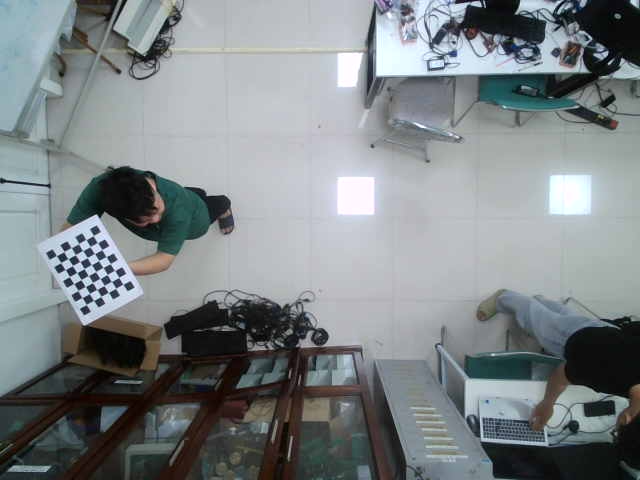
#> input picture calib_cam1/img0.png, 640 x 480 px, given in place of the camera
$ python track_bar.py
#> lines starting #> are read from the running program, lines starting #| are printed output that depends on the picture; after the words box and inside, x2 and y2 are one past the last pixel; in counts of white or black regions, pixels touching at a corner belong together
import time
import numpy as np
import cv2


cap=cv2.VideoCapture(2)

def nothing(x):
    pass
cv2.namedWindow("Trackbars")
cv2.createTrackbar("L - H", "Trackbars", 0, 179, nothing)
#> slider 'L - H' is set to 35
cv2.createTrackbar("L - S", "Trackbars", 0, 255, nothing)
#> slider 'L - S' is set to 51
cv2.createTrackbar("L - V", "Trackbars", 0, 255, nothing)
#> slider 'L - V' is set to 51
cv2.createTrackbar("U - H", "Trackbars", 179, 179, nothing)
cv2.createTrackbar("U - S", "Trackbars", 255, 255, nothing)
cv2.createTrackbar("U - V", "Trackbars", 255, 255, nothing)

while True:
    ret,frame=cap.read()
#> frame is the input picture: shape (480, 640, 3); mean B, G, R 134.7, 132.2, 126
    frame=cv2.resize(frame,(1280,720))
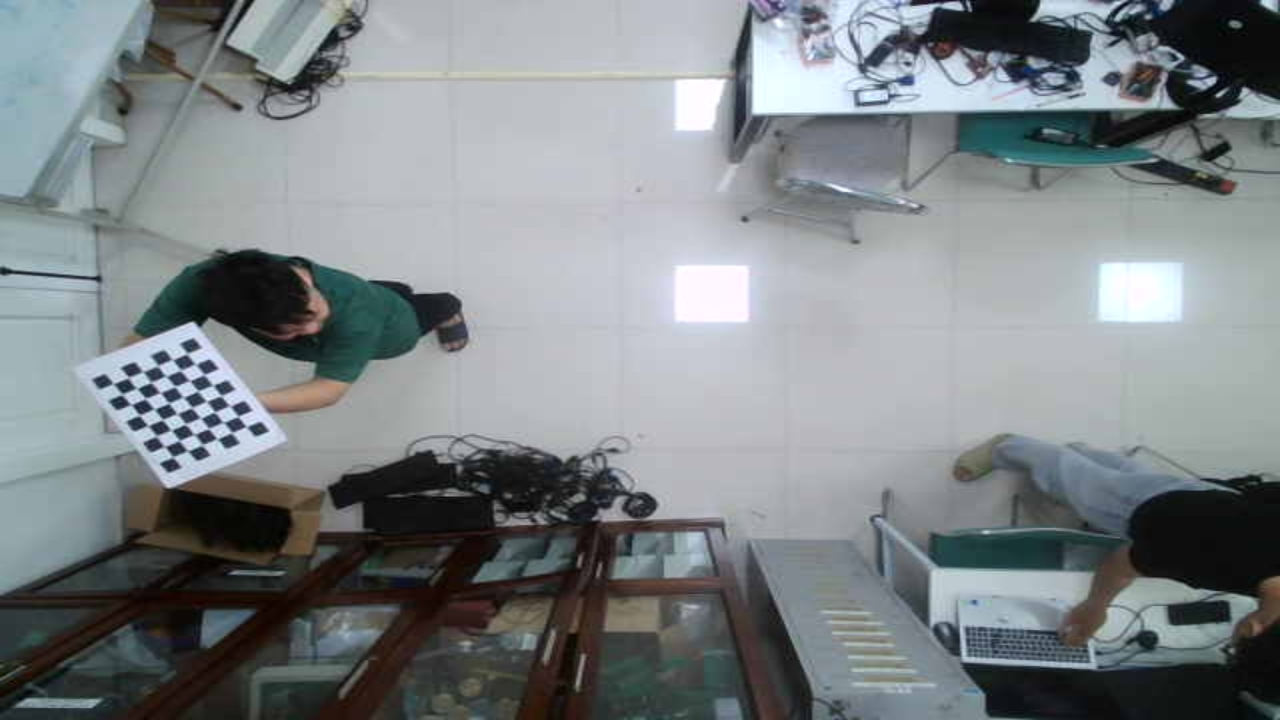
#> frame: shape (720, 1280, 3); mean B, G, R 134.6, 132.1, 125.9
    hsv = cv2.cvtColor(frame, cv2.COLOR_BGR2HSV)
#> hsv: shape (720, 1280, 3); mean H, S, V 85.9, 35.1, 137.1

    l_h = cv2.getTrackbarPos("L - H", "Trackbars")
    l_s = cv2.getTrackbarPos("L - S", "Trackbars")
    l_v = cv2.getTrackbarPos("L - V", "Trackbars")
    u_h = cv2.getTrackbarPos("U - H", "Trackbars")
    u_s = cv2.getTrackbarPos("U - S", "Trackbars")
    u_v = cv2.getTrackbarPos("U - V", "Trackbars")
    lower_blue = np.array([l_h, l_s, l_v])
    upper_blue = np.array([u_h, u_s, u_v])
    mask = cv2.inRange(hsv, lower_blue, upper_blue)
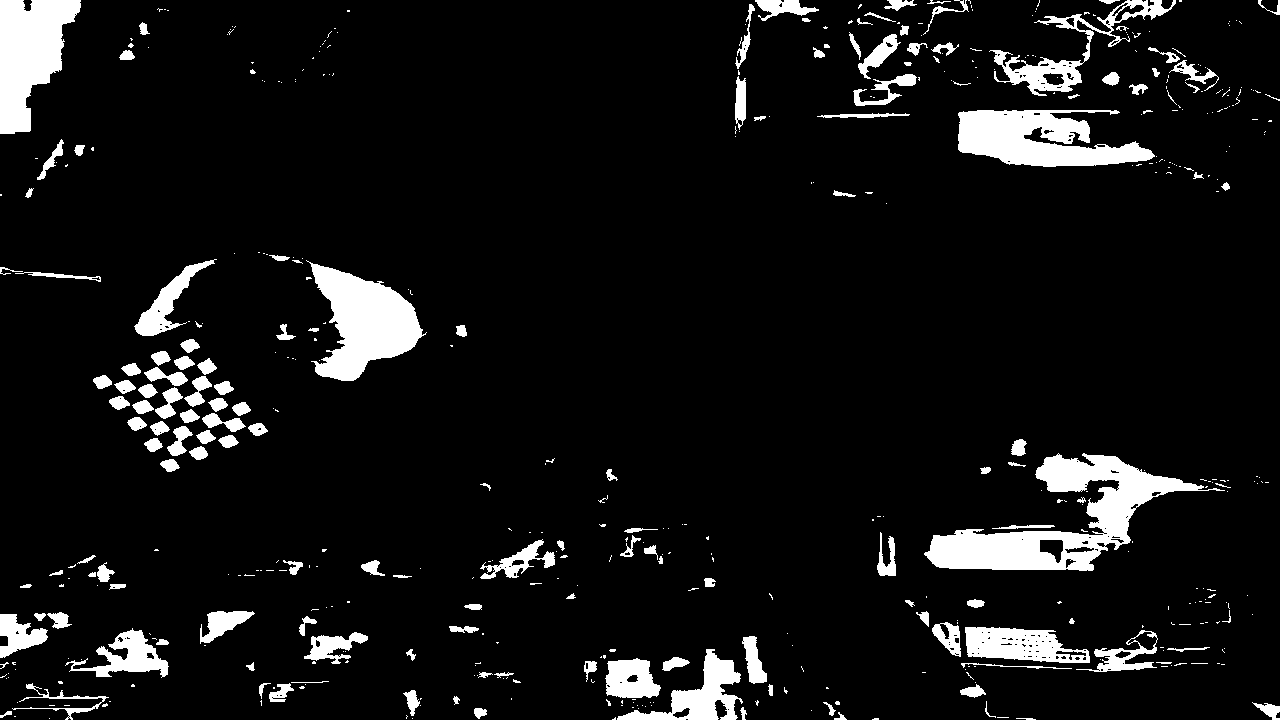
#> mask: shape (720, 1280); 8% white; 513 white regions (356 under 20 px), largest, box (x1, y1, x2, y2) and area: (924, 453, 1225, 571) 11529, (306, 260, 427, 381) 7507, (958, 110, 1155, 167) 7215
    result = cv2.bitwise_and(frame, frame, mask=mask)
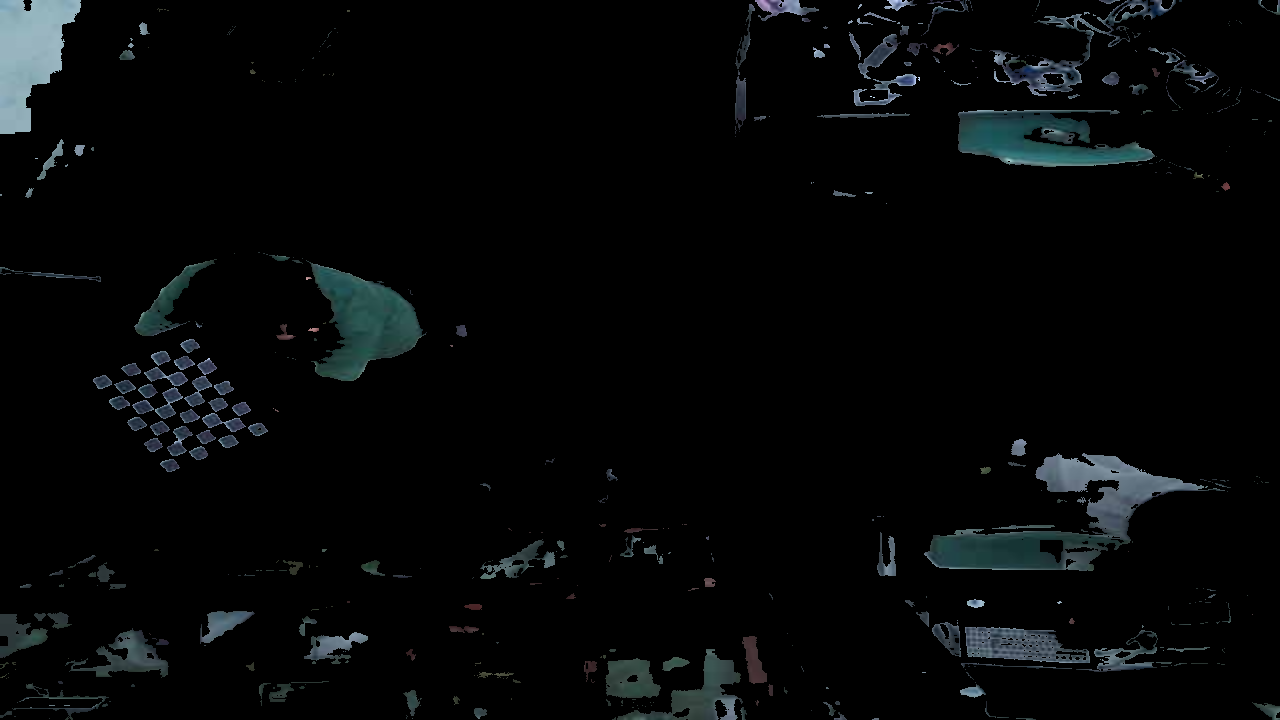
#> result: shape (720, 1280, 3); mean B, G, R 7.7, 7.2, 5.5

    # show thresholded image
    cv2.imshow("mask", mask)
    cv2.imshow("result", result)

    key = cv2.waitKey(1) & 0xFF
#> (key q is pressed here)
    if key == ord("q"):
        break
cap.release()
cv2.destroyAllWindows()

$ run again, on calib_cam1/img10.png
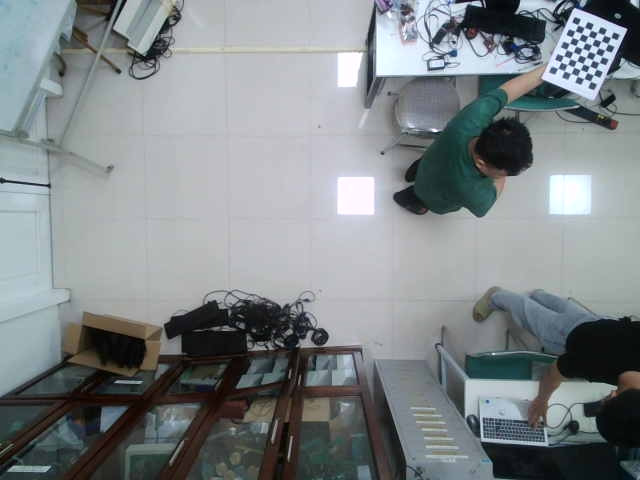
#> input picture calib_cam1/img10.png, 640 x 480 px, given in place of the camera
#> frame is the input picture: shape (480, 640, 3); mean B, G, R 136.5, 134.2, 127.7
#> frame: shape (720, 1280, 3)
#> hsv: shape (720, 1280, 3); mean H, S, V 87.1, 35.4, 138.9
#> `mask = cv2.inRange(hsv, lower_blue, upper_blue)`:
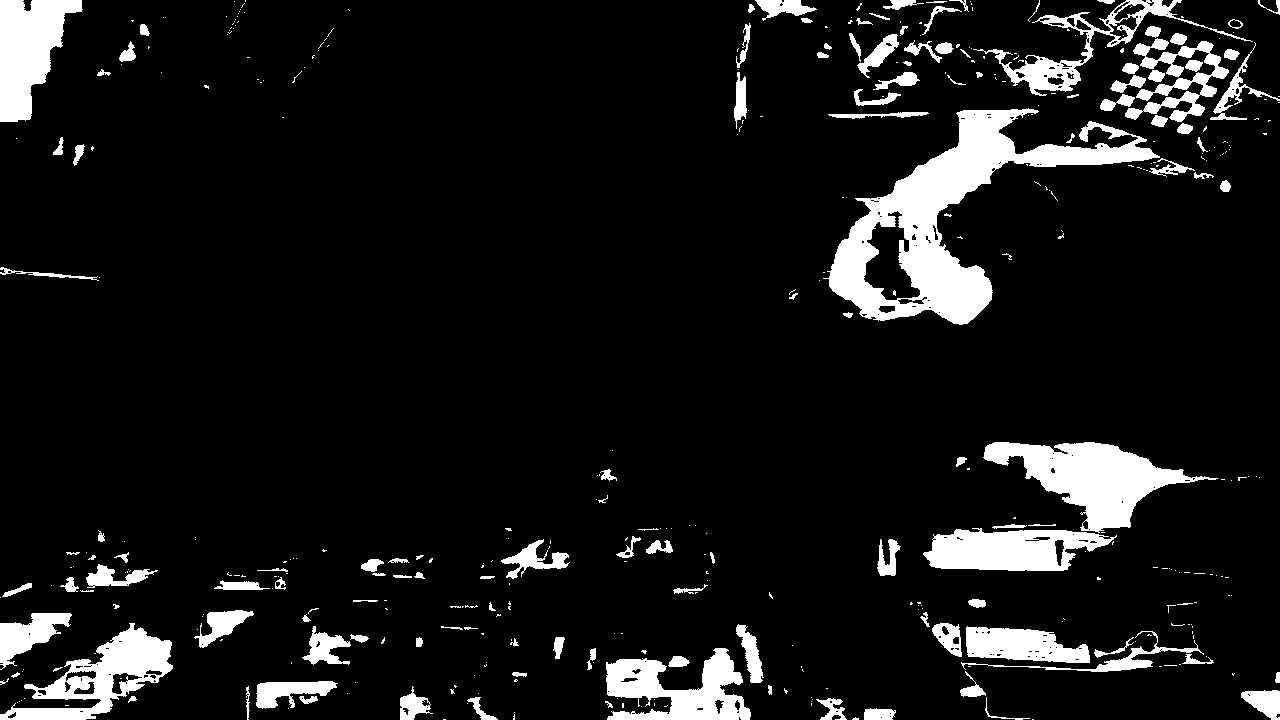
#> mask: shape (720, 1280); 9.6% white; 428 white regions (295 under 20 px), largest, box (x1, y1, x2, y2) and area: (823, 108, 1160, 325) 20127, (983, 442, 1218, 533) 8868, (0, 623, 173, 720) 6162
#> `result = cv2.bitwise_and(frame, frame, mask=mask)`:
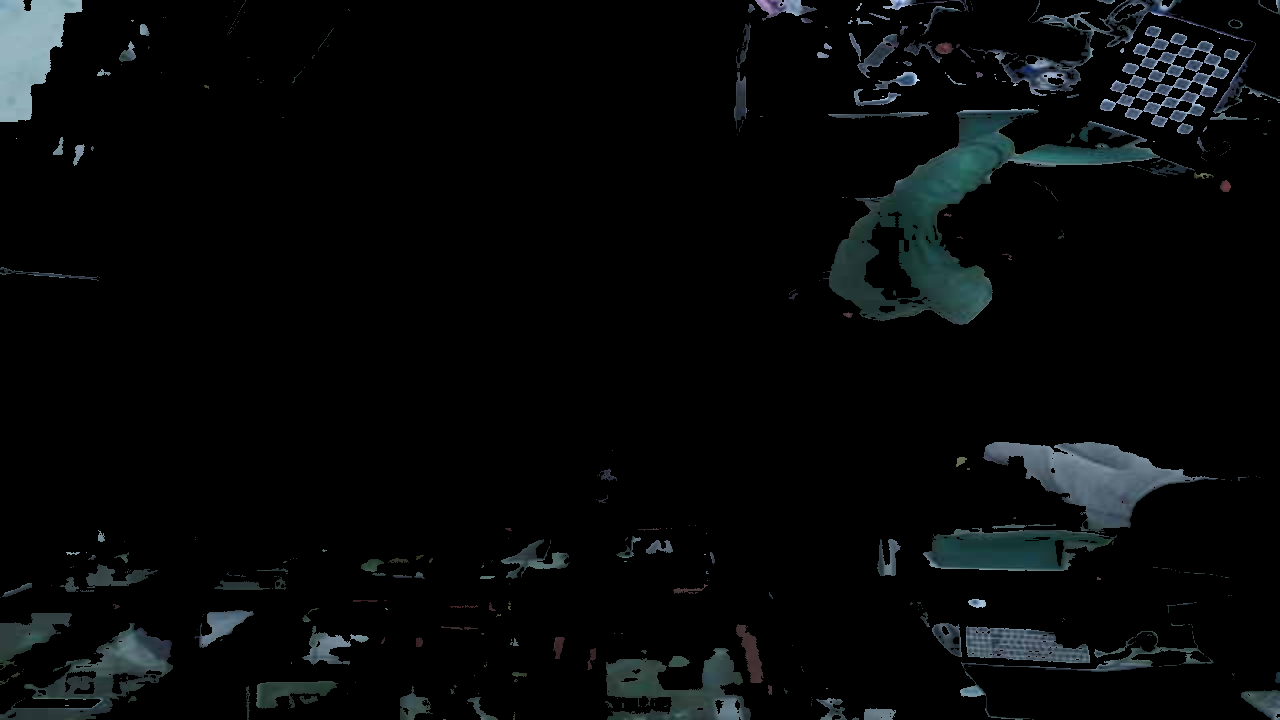
#> result: shape (720, 1280, 3); mean B, G, R 9, 8.4, 6.4
